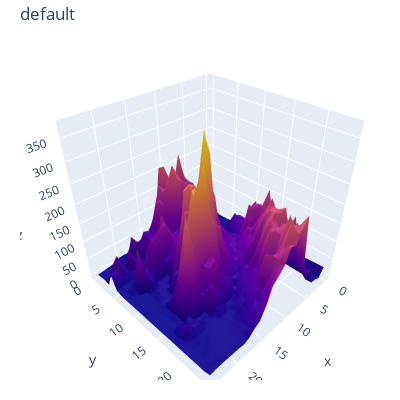

The code cell stored with this chart in its notebook:
### Markdown cell above
## This is 3D plot , its code copied from the plotly python website

### Code cell
import plotly.graph_objects as go
import pandas as pd

# Read data from a csv
z_data = pd.read_csv('https://raw.githubusercontent.com/plotly/datasets/master/api_docs/mt_bruno_elevation.csv')

fig = go.Figure(data=go.Surface(z=z_data, showscale=False))
fig.update_layout(
    title=dict(text='Mt Bruno Elevation'),
    width=400, height=400,
    margin=dict(t=40, r=0, l=20, b=20)
)

name = 'default'
# Default parameters which are used when `layout.scene.camera` is not provided
camera = dict(
    up=dict(x=0, y=0, z=1),
    center=dict(x=0, y=0, z=0),
    eye=dict(x=1.25, y=1.25, z=1.25)
)

fig.update_layout(scene_camera=camera, title=name)
fig.show()

### Figure 1 — Plotly figure (JSON) as saved in the notebook; plotly's stock layout.template omitted (floating-point values rounded to 4 significant figures; data arrays with more than 128 entries replaced by an {"elided": "..."} marker saying what was removed)
{"data": [{"showscale": false, "type": "surface", "z": {"elided": "25x25 float values"}}], "layout": {"height": 400, "margin": {"b": 20, "l": 20, "r": 0, "t": 40}, "scene": {"camera": {"center": {"x": 0, "y": 0, "z": 0}, "eye": {"x": 1.25, "y": 1.25, "z": 1.25}, "up": {"x": 0, "y": 0, "z": 1}}}, "title": {"text": "default"}, "width": 400}}
